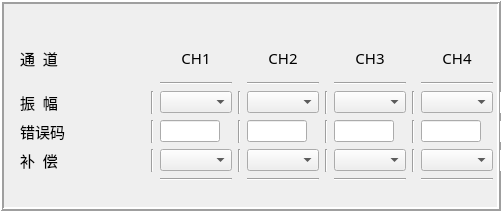
       <widget class="QFrame" name="frame_15">
        <property name="geometry">
         <rect>
          <x>510</x>
          <y>30</y>
          <width>501</width>
          <height>211</height>
         </rect>
        </property>
        <property name="frameShape">
         <enum>QFrame::Box</enum>
        </property>
        <property name="frameShadow">
         <enum>QFrame::Raised</enum>
        </property>
        <property name="lineWidth">
         <number>2</number>
        </property>
        <widget class="QWidget" name="gridLayoutWidget_3">
         <property name="geometry">
          <rect>
           <x>20</x>
           <y>40</y>
           <width>482</width>
           <height>141</height>
          </rect>
         </property>
         <layout class="QGridLayout" name="gridLayout_4">
          <item row="2" column="3">
           <widget class="Line" name="line_6">
            <property name="orientation">
             <enum>Qt::Vertical</enum>
            </property>
           </widget>
          </item>
          <item row="2" column="0">
           <widget class="QLabel" name="label_31">
            <property name="font">
             <font>
              <family>黑体</family>
              <pointsize>11</pointsize>
             </font>
            </property>
            <property name="text">
             <string>振  幅</string>
            </property>
           </widget>
          </item>
          <item row="4" column="9">
           <widget class="Line" name="line_19">
            <property name="orientation">
             <enum>Qt::Vertical</enum>
            </property>
           </widget>
          </item>
          <item row="3" column="2">
           <widget class="QLineEdit" name="lineEdit_8">
            <property name="maximumSize">
             <size>
              <width>60</width>
              <height>16777215</height>
             </size>
            </property>
            <property name="alignment">
             <set>Qt::AlignCenter</set>
            </property>
           </widget>
          </item>
          <item row="0" column="6">
           <widget class="QLabel" name="label_29">
            <property name="font">
             <font>
              <family>黑体</family>
              <pointsize>11</pointsize>
             </font>
            </property>
            <property name="text">
             <string>CH3</string>
            </property>
            <property name="alignment">
             <set>Qt::AlignCenter</set>
            </property>
           </widget>
          </item>
          <item row="3" column="5">
           <widget class="Line" name="line_10">
            <property name="orientation">
             <enum>Qt::Vertical</enum>
            </property>
           </widget>
          </item>
          <item row="1" column="8">
           <widget class="Line" name="line_16">
            <property name="orientation">
             <enum>Qt::Horizontal</enum>
            </property>
           </widget>
          </item>
          <item row="2" column="9">
           <widget class="Line" name="line_17">
            <property name="orientation">
             <enum>Qt::Vertical</enum>
            </property>
           </widget>
          </item>
          <item row="4" column="3">
           <widget class="Line" name="line_8">
            <property name="orientation">
             <enum>Qt::Vertical</enum>
            </property>
           </widget>
          </item>
          <item row="4" column="0">
           <widget class="QLabel" name="label_33">
            <property name="font">
             <font>
              <family>黑体</family>
              <pointsize>11</pointsize>
             </font>
            </property>
            <property name="text">
             <string>补  偿</string>
            </property>
           </widget>
          </item>
          <item row="4" column="1">
           <widget class="Line" name="line_5">
            <property name="orientation">
             <enum>Qt::Vertical</enum>
            </property>
           </widget>
          </item>
          <item row="3" column="0">
           <widget class="QLabel" name="label_32">
            <property name="font">
             <font>
              <family>黑体</family>
              <pointsize>11</pointsize>
             </font>
            </property>
            <property name="text">
             <string>错误码</string>
            </property>
           </widget>
          </item>
          <item row="3" column="3">
           <widget class="Line" name="line_7">
            <property name="orientation">
             <enum>Qt::Vertical</enum>
            </property>
           </widget>
          </item>
          <item row="0" column="4">
           <widget class="QLabel" name="label_28">
            <property name="font">
             <font>
              <family>黑体</family>
              <pointsize>11</pointsize>
             </font>
            </property>
            <property name="text">
             <string>CH2</string>
            </property>
            <property name="alignment">
             <set>Qt::AlignCenter</set>
            </property>
           </widget>
          </item>
          <item row="2" column="1">
           <widget class="Line" name="line_3">
            <property name="orientation">
             <enum>Qt::Vertical</enum>
            </property>
           </widget>
          </item>
          <item row="3" column="7">
           <widget class="Line" name="line_14">
            <property name="orientation">
             <enum>Qt::Vertical</enum>
            </property>
           </widget>
          </item>
          <item row="2" column="7">
           <widget class="Line" name="line_13">
            <property name="orientation">
             <enum>Qt::Vertical</enum>
            </property>
           </widget>
          </item>
          <item row="2" column="5">
           <widget class="Line" name="line_9">
            <property name="orientation">
             <enum>Qt::Vertical</enum>
            </property>
           </widget>
          </item>
          <item row="0" column="0">
           <widget class="QLabel" name="label_34">
            <property name="font">
             <font>
              <family>黑体</family>
              <pointsize>11</pointsize>
             </font>
            </property>
            <property name="text">
             <string>通  道</string>
            </property>
           </widget>
          </item>
          <item row="4" column="7">
           <widget class="Line" name="line_15">
            <property name="orientation">
             <enum>Qt::Vertical</enum>
            </property>
           </widget>
          </item>
          <item row="1" column="6">
           <widget class="Line" name="line_12">
            <property name="orientation">
             <enum>Qt::Horizontal</enum>
            </property>
           </widget>
          </item>
          <item row="3" column="6">
           <widget class="QLineEdit" name="lineEdit_5">
            <property name="maximumSize">
             <size>
              <width>60</width>
              <height>16777215</height>
             </size>
            </property>
            <property name="alignment">
             <set>Qt::AlignBottom|Qt::AlignHCenter</set>
            </property>
           </widget>
          </item>
          <item row="0" column="2">
           <widget class="QLabel" name="label_27">
            <property name="font">
             <font>
              <family>黑体</family>
              <pointsize>11</pointsize>
             </font>
            </property>
            <property name="layoutDirection">
             <enum>Qt::RightToLeft</enum>
            </property>
            <property name="text">
             <string>CH1</string>
            </property>
            <property name="alignment">
             <set>Qt::AlignCenter</set>
            </property>
           </widget>
          </item>
          <item row="4" column="5">
           <widget class="Line" name="line_11">
            <property name="orientation">
             <enum>Qt::Vertical</enum>
            </property>
           </widget>
          </item>
          <item row="0" column="8">
           <widget class="QLabel" name="label_30">
            <property name="font">
             <font>
              <family>黑体</family>
              <pointsize>11</pointsize>
             </font>
            </property>
            <property name="text">
             <string>CH4</string>
            </property>
            <property name="alignment">
             <set>Qt::AlignCenter</set>
            </property>
           </widget>
          </item>
          <item row="3" column="4">
           <widget class="QLineEdit" name="lineEdit_6">
            <property name="maximumSize">
             <size>
              <width>60</width>
              <height>16777215</height>
             </size>
            </property>
            <property name="alignment">
             <set>Qt::AlignCenter</set>
            </property>
           </widget>
          </item>
          <item row="3" column="8">
           <widget class="QLineEdit" name="lineEdit_7">
            <property name="maximumSize">
             <size>
              <width>60</width>
              <height>16777215</height>
             </size>
            </property>
            <property name="alignment">
             <set>Qt::AlignCenter</set>
            </property>
           </widget>
          </item>
          <item row="3" column="9">
           <widget class="Line" name="line_18">
            <property name="orientation">
             <enum>Qt::Vertical</enum>
            </property>
           </widget>
          </item>
          <item row="3" column="1">
           <widget class="Line" name="line_4">
            <property name="orientation">
             <enum>Qt::Vertical</enum>
            </property>
           </widget>
          </item>
          <item row="1" column="2">
           <widget class="Line" name="line_2">
            <property name="orientation">
             <enum>Qt::Horizontal</enum>
            </property>
           </widget>
          </item>
          <item row="5" column="2">
           <widget class="Line" name="line_20">
            <property name="orientation">
             <enum>Qt::Horizontal</enum>
            </property>
           </widget>
          </item>
          <item row="5" column="4">
           <widget class="Line" name="line_21">
            <property name="orientation">
             <enum>Qt::Horizontal</enum>
            </property>
           </widget>
          </item>
          <item row="5" column="6">
           <widget class="Line" name="line_22">
            <property name="orientation">
             <enum>Qt::Horizontal</enum>
            </property>
           </widget>
          </item>
          <item row="5" column="8">
           <widget class="Line" name="line_23">
            <property name="orientation">
             <enum>Qt::Horizontal</enum>
            </property>
           </widget>
          </item>
          <item row="1" column="4">
           <widget class="Line" name="line_24">
            <property name="orientation">
             <enum>Qt::Horizontal</enum>
            </property>
           </widget>
          </item>
          <item row="2" column="2">
           <widget class="QComboBox" name="comboBox_2"/>
          </item>
          <item row="2" column="4">
           <widget class="QComboBox" name="comboBox_3"/>
          </item>
          <item row="2" column="6">
           <widget class="QComboBox" name="comboBox_5"/>
          </item>
          <item row="2" column="8">
           <widget class="QComboBox" name="comboBox_4"/>
          </item>
          <item row="4" column="2">
           <widget class="QComboBox" name="comboBox_9"/>
          </item>
          <item row="4" column="4">
           <widget class="QComboBox" name="comboBox_7"/>
          </item>
          <item row="4" column="6">
           <widget class="QComboBox" name="comboBox_6"/>
          </item>
          <item row="4" column="8">
           <widget class="QComboBox" name="comboBox_8"/>
          </item>
         </layout>
        </widget>
       </widget>
